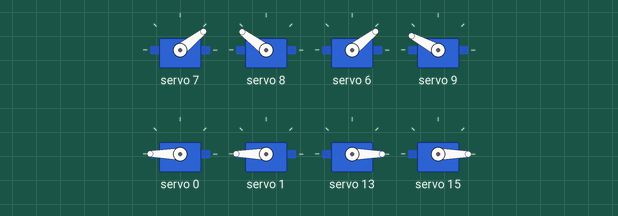
Recording of a sketch running on a simulated Arduino Uno, built with avr-gcc and run on an emulated ATmega328P. Shown: 8 × servo.

Above: at 5.05 s.
At 5.7 s:
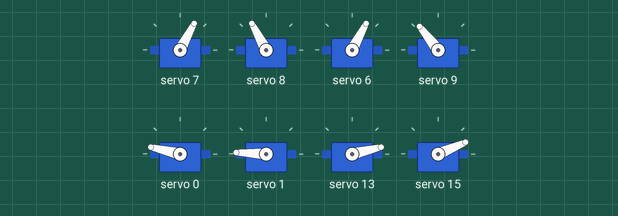
At 6.2 s:
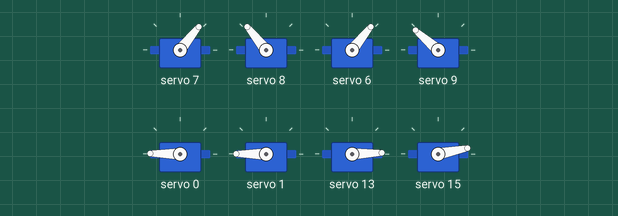
Timing chart, 0 to 8.7 s (numbered marks = the images above):
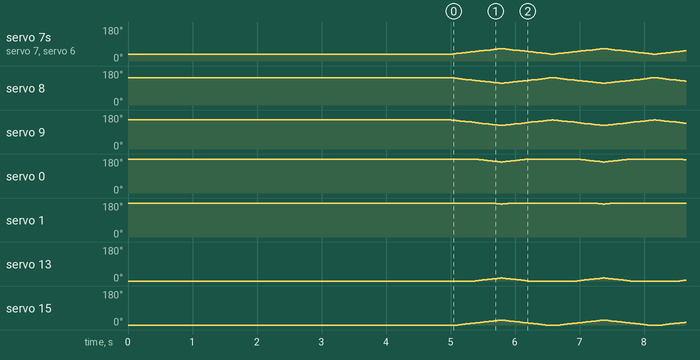

Measured:
- by itself, servo 1: repeats every 1.6 s: 178° 0.03 s, 177° 0.03 s, 176° 0.03 s, 175° 0.03 s, 174° 0.03 s, 175° 0.03 s, 176° 0.03 s, 177° 0.03 s, 178° 0.03 s, 179° 0.03 s, 180° 1.3 s, 179° 0.03 s

The sketch:

Squat_dogo_working.ino
```cpp
#include <Wire.h>
#include <Adafruit_PWMServoDriver.h>
Adafruit_PWMServoDriver pwm = Adafruit_PWMServoDriver(0x40);

#define SERVOMIN0  30
#define SERVOMAX0  60

#define SERVOMIN1  110
#define SERVOMAX1  140

#define SERVOMIN2  120
#define SERVOMAX2  150

#define SERVOMIN_PULSE  150
#define SERVOMAX_PULSE  600

int angle0 = SERVOMIN0;
int angle1 = SERVOMAX1;
int angle2 = SERVOMAX2;
int increment0 = 1;
int increment1 = 1;
int increment2 = 1;
int a=190;
int b=200;
int c=-20;
int d=-10;
int i=1;
int i1=1;
int i3=-1;
int i4=-1;
void setup() {
  Serial.begin(9600);
  pwm.begin();
  pwm.setPWMFreq(60);

  // Move servos to initial positions
  setServoAngle(7, angle0);
  setServoAngle(8, angle1);
  setServoAngle(6, angle0);
  setServoAngle(9, angle2);


  setServoAngle(0,a);
  setServoAngle(1, b);
  setServoAngle(13, c);
  setServoAngle(15, d);

  delay(5000);
}

void loop()
{

  angle0 += increment0;
  if (angle0 >= SERVOMAX0 || angle0 <= SERVOMIN0)
  {
    increment0 = -increment0;
  }

  if (angle1 >= SERVOMAX1 || angle1 <= SERVOMIN1)
  {
    increment1 = -increment1;
  }
  angle1 += increment1;

  if (angle2 >= SERVOMAX2 || angle2 <= SERVOMIN2)
  {
    increment2 = -increment2;
  }
  angle2 += increment2;


  if (a >= 190 || a <= 160)
  {
    i = -i;
  }
   a += i;


  if (b >= 200 || b <= 170)
  {
    i1 = -i1;
  }
   b += i1;


  c=c+20;
  if (c <= 0 || c >= 30)
  {
    i3 = -i3;
  }
  c=c-20;
  c += i3;

  d=d+10;
  if (d <= 0 || d >= 30)
  {
    i4 = -i4;
  }
  d=d-10;
  d += i4;


  //lowerlimb
  setServoAngle(7, angle0);
  setServoAngle(8, angle1);
  setServoAngle(6, angle0);
  setServoAngle(9, angle2);

  //upperlimb
  setServoAngle(0, a);
  setServoAngle(1, b);
  setServoAngle(13, c);
  setServoAngle(15, d);

  delay(20);
}

void setServoAngle(uint8_t n, int angle)
{
  int pulse = map(angle, 0, 180, SERVOMIN_PULSE, SERVOMAX_PULSE);
  pwm.setPWM(n, 0, pulse);
}
```
